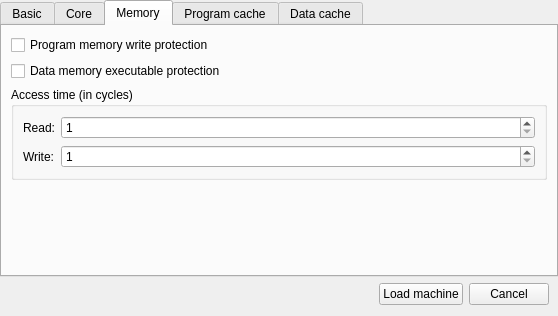
<?xml version="1.0" encoding="UTF-8"?>
<ui version="4.0">
 <class>NewDialog</class>
 <widget class="QDialog" name="NewDialog">
  <property name="geometry">
   <rect>
    <x>0</x>
    <y>0</y>
    <width>558</width>
    <height>316</height>
   </rect>
  </property>
  <property name="windowTitle">
   <string>Dialog</string>
  </property>
  <property name="modal">
   <bool>true</bool>
  </property>
  <layout class="QVBoxLayout" name="verticalLayout">
   <property name="leftMargin">
    <number>0</number>
   </property>
   <property name="topMargin">
    <number>0</number>
   </property>
   <property name="rightMargin">
    <number>0</number>
   </property>
   <item>
    <widget class="QTabWidget" name="tabWidget">
     <property name="currentIndex">
      <number>2</number>
     </property>
     <widget class="QWidget" name="tab">
      <attribute name="title">
       <string>Basic</string>
      </attribute>
      <layout class="QVBoxLayout" name="verticalLayout_5">
       <item>
        <widget class="QGroupBox" name="preset_box">
         <property name="title">
          <string>Preset</string>
         </property>
         <layout class="QVBoxLayout" name="verticalLayout_6">
          <item>
           <widget class="QRadioButton" name="preset_no_pipeline">
            <property name="text">
             <string>No pipeline no cache</string>
            </property>
           </widget>
          </item>
          <item>
           <widget class="QRadioButton" name="preset_no_pipeline_cache">
            <property name="text">
             <string>No pipeline with cache</string>
            </property>
           </widget>
          </item>
          <item>
           <widget class="QRadioButton" name="preset_pipelined_bare">
            <property name="text">
             <string>Pipelined without hazard unit and without cache</string>
            </property>
           </widget>
          </item>
          <item>
           <widget class="QRadioButton" name="preset_pipelined">
            <property name="text">
             <string>Pipelined with hazard unit and cache</string>
            </property>
           </widget>
          </item>
          <item>
           <widget class="QRadioButton" name="preset_custom">
            <property name="text">
             <string>Custom</string>
            </property>
           </widget>
          </item>
         </layout>
        </widget>
       </item>
       <item>
        <spacer name="verticalSpacer_3">
         <property name="orientation">
          <enum>Qt::Vertical</enum>
         </property>
         <property name="sizeHint" stdset="0">
          <size>
           <width>20</width>
           <height>40</height>
          </size>
         </property>
        </spacer>
       </item>
       <item>
        <widget class="Line" name="line_2">
         <property name="orientation">
          <enum>Qt::Horizontal</enum>
         </property>
        </widget>
       </item>
       <item>
        <layout class="QHBoxLayout" name="horizontalLayout_3">
         <item>
          <widget class="QLabel" name="label">
           <property name="text">
            <string>Elf executable: </string>
           </property>
          </widget>
         </item>
         <item>
          <widget class="QLineEdit" name="elf_file"/>
         </item>
         <item>
          <widget class="QPushButton" name="pushButton_browse">
           <property name="text">
            <string>Browse</string>
           </property>
          </widget>
         </item>
        </layout>
       </item>
      </layout>
     </widget>
     <widget class="QWidget" name="tab_core">
      <attribute name="title">
       <string>Core</string>
      </attribute>
      <layout class="QVBoxLayout" name="verticalLayout_2">
       <property name="sizeConstraint">
        <enum>QLayout::SetDefaultConstraint</enum>
       </property>
       <item>
        <widget class="QCheckBox" name="pipelined">
         <property name="text">
          <string>Pipelined</string>
         </property>
        </widget>
       </item>
       <item>
        <widget class="QCheckBox" name="delay_slot">
         <property name="text">
          <string>Delay slot</string>
         </property>
        </widget>
       </item>
       <item>
        <widget class="QGroupBox" name="hazard_unit">
         <property name="title">
          <string>Hazard unit</string>
         </property>
         <property name="checkable">
          <bool>true</bool>
         </property>
         <property name="checked">
          <bool>false</bool>
         </property>
         <layout class="QVBoxLayout" name="verticalLayout_3">
          <item>
           <widget class="QRadioButton" name="hazard_stall">
            <property name="text">
             <string>Stall when hazard is detected</string>
            </property>
           </widget>
          </item>
          <item>
           <widget class="QRadioButton" name="hazard_stall_forward">
            <property name="text">
             <string>Stall or forward when hazard is detected</string>
            </property>
            <property name="checked">
             <bool>true</bool>
            </property>
           </widget>
          </item>
         </layout>
        </widget>
       </item>
       <item>
        <spacer name="verticalSpacer">
         <property name="orientation">
          <enum>Qt::Vertical</enum>
         </property>
         <property name="sizeHint" stdset="0">
          <size>
           <width>20</width>
           <height>40</height>
          </size>
         </property>
        </spacer>
       </item>
      </layout>
     </widget>
     <widget class="QWidget" name="tab_memory">
      <attribute name="title">
       <string>Memory</string>
      </attribute>
      <layout class="QVBoxLayout" name="verticalLayout_4">
       <item>
        <widget class="QCheckBox" name="mem_protec_write">
         <property name="text">
          <string>Program memory write protection</string>
         </property>
        </widget>
       </item>
       <item>
        <widget class="QCheckBox" name="mem_protec_exec">
         <property name="text">
          <string>Data memory executable protection</string>
         </property>
        </widget>
       </item>
       <item>
        <widget class="QGroupBox" name="groupBox">
         <property name="title">
          <string>Access time (in cycles)</string>
         </property>
         <layout class="QFormLayout" name="formLayout">
          <item row="0" column="0">
           <widget class="QLabel" name="label_2">
            <property name="text">
             <string>Read:</string>
            </property>
           </widget>
          </item>
          <item row="0" column="1">
           <widget class="QSpinBox" name="mem_time_read">
            <property name="minimum">
             <number>1</number>
            </property>
            <property name="maximum">
             <number>999999999</number>
            </property>
           </widget>
          </item>
          <item row="1" column="0">
           <widget class="QLabel" name="label_3">
            <property name="text">
             <string>Write:</string>
            </property>
           </widget>
          </item>
          <item row="1" column="1">
           <widget class="QSpinBox" name="mem_time_write">
            <property name="minimum">
             <number>1</number>
            </property>
            <property name="maximum">
             <number>999999999</number>
            </property>
           </widget>
          </item>
         </layout>
        </widget>
       </item>
       <item>
        <spacer name="verticalSpacer_2">
         <property name="orientation">
          <enum>Qt::Vertical</enum>
         </property>
         <property name="sizeHint" stdset="0">
          <size>
           <width>20</width>
           <height>40</height>
          </size>
         </property>
        </spacer>
       </item>
      </layout>
     </widget>
     <widget class="QWidget" name="tab_cache_program">
      <attribute name="title">
       <string>Program cache</string>
      </attribute>
     </widget>
     <widget class="QWidget" name="tab_cache_data">
      <attribute name="title">
       <string>Data cache</string>
      </attribute>
     </widget>
    </widget>
   </item>
   <item>
    <layout class="QHBoxLayout" name="horizontalLayout_2">
     <property name="leftMargin">
      <number>9</number>
     </property>
     <property name="topMargin">
      <number>0</number>
     </property>
     <property name="rightMargin">
      <number>9</number>
     </property>
     <property name="bottomMargin">
      <number>0</number>
     </property>
     <item>
      <spacer name="horizontalSpacer">
       <property name="orientation">
        <enum>Qt::Horizontal</enum>
       </property>
       <property name="sizeHint" stdset="0">
        <size>
         <width>40</width>
         <height>20</height>
        </size>
       </property>
      </spacer>
     </item>
     <item>
      <widget class="QPushButton" name="pushButton_load">
       <property name="text">
        <string>Load machine</string>
       </property>
      </widget>
     </item>
     <item>
      <widget class="QPushButton" name="pushButton_cancel">
       <property name="text">
        <string>Cancel</string>
       </property>
      </widget>
     </item>
    </layout>
   </item>
  </layout>
 </widget>
 <resources/>
 <connections/>
</ui>
